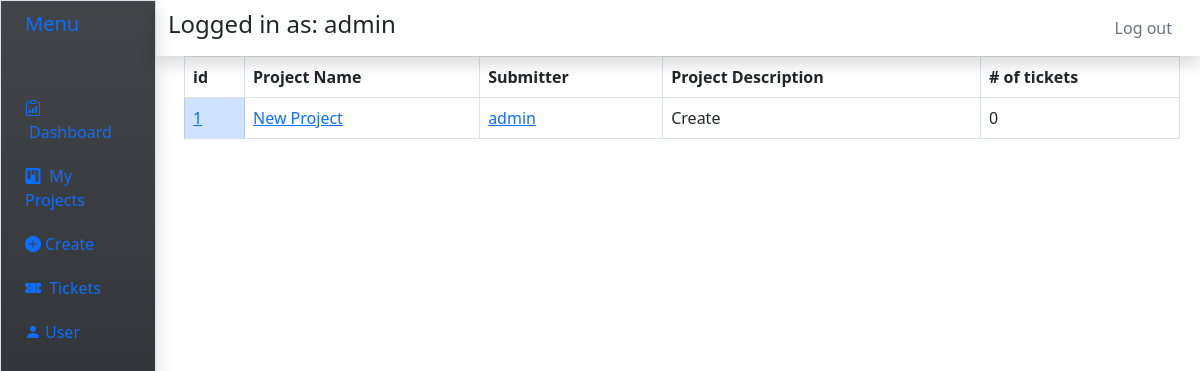
Page /view/ (signed in) on the earlier database version.
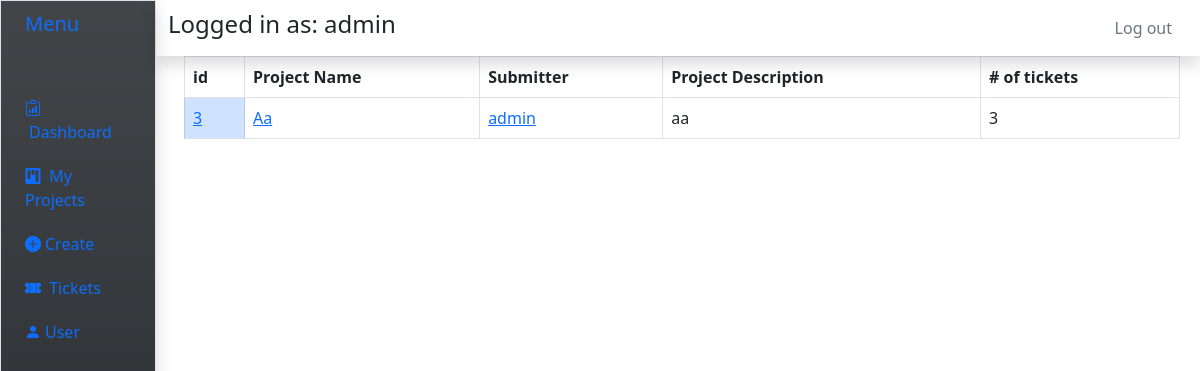
Same page on the later database version.
### jiralike/models.py (models this page shows, shortened)
class Project(models.Model):
	name =  models.CharField(max_length=200, null = False)
	description = models.TextField(blank =True, null=True)
	user = models.ForeignKey(User, on_delete =models.CASCADE, null =True,related_name="project")

class User(AbstractUser):
	rchoices = [
		('Submitter','Submitter'),
		('Manager','Manager'),
		('Developer','Developer'),
		('Admin', 'Admin'),
	]
	role = models.CharField(
		max_length=40,
		choices = rchoices,
		default = 'Submitter'
	)

### jiralike/views.py (the view)
# urls.py: path("view/",views.view, name = "view"),
@login_required
def view(response):
	if response.user.is_anonymous:
		return HttpResponseRedirect('/login')
	else:
		pj = Project.objects.filter(user = response.user)
		tcks = Ticket.objects.filter(assignee = response.user)
		return render(response, "jiralike/proj_list.html",{
			"pj":pj,
			'tcks':tcks,
			})

### jiralike/templates/jiralike/proj_list.html (shortened to what this page needs)
{%extends 'jiralike/base.html' %}
{% block content%}
{%if pj.exists%}
<div class="container mx-1">
	<div class= 'row'>
			<table class= 'table table-bordered '>
				<thead>
					<tr>
						<th scope='col'>id</th>
						<th scope='col'>Project Name</th>
						<th scope='col'>Submitter</th>
						<th scope='col'>Project Description</th>
						<th scope='col'># of tickets</th>
					</tr>
				</thead>
				<tbody>
						{%for p in pj.all%}
						<tr>
						<td class='table-primary'><a href="{% url 'proj' p.id %}">{{p.id}}</a></td>
						<td><a href=/{{p.id}}>{{p.name}}</a></td>
						<td><a href=/{{p.id}}>{{p.user}}</a></td>
						<td>{{p.description}}</td>
						<td>{{p.ticket_set.all.count}}</td>
						</tr>
						{%endfor%}
				</tbody>
			</table>
	</div>
</div>
{%else%}
<div><h2>No assigned projects</h2></div>
{%endif%}
{% endblock %}

Differences in the rows shown:
removed Project: id "1", name "New Project", user "admin", description "Create", ticket_set.all.count "0"
added Project: id "3", name "Aa", user "admin", description "aa", ticket_set.all.count "3"
